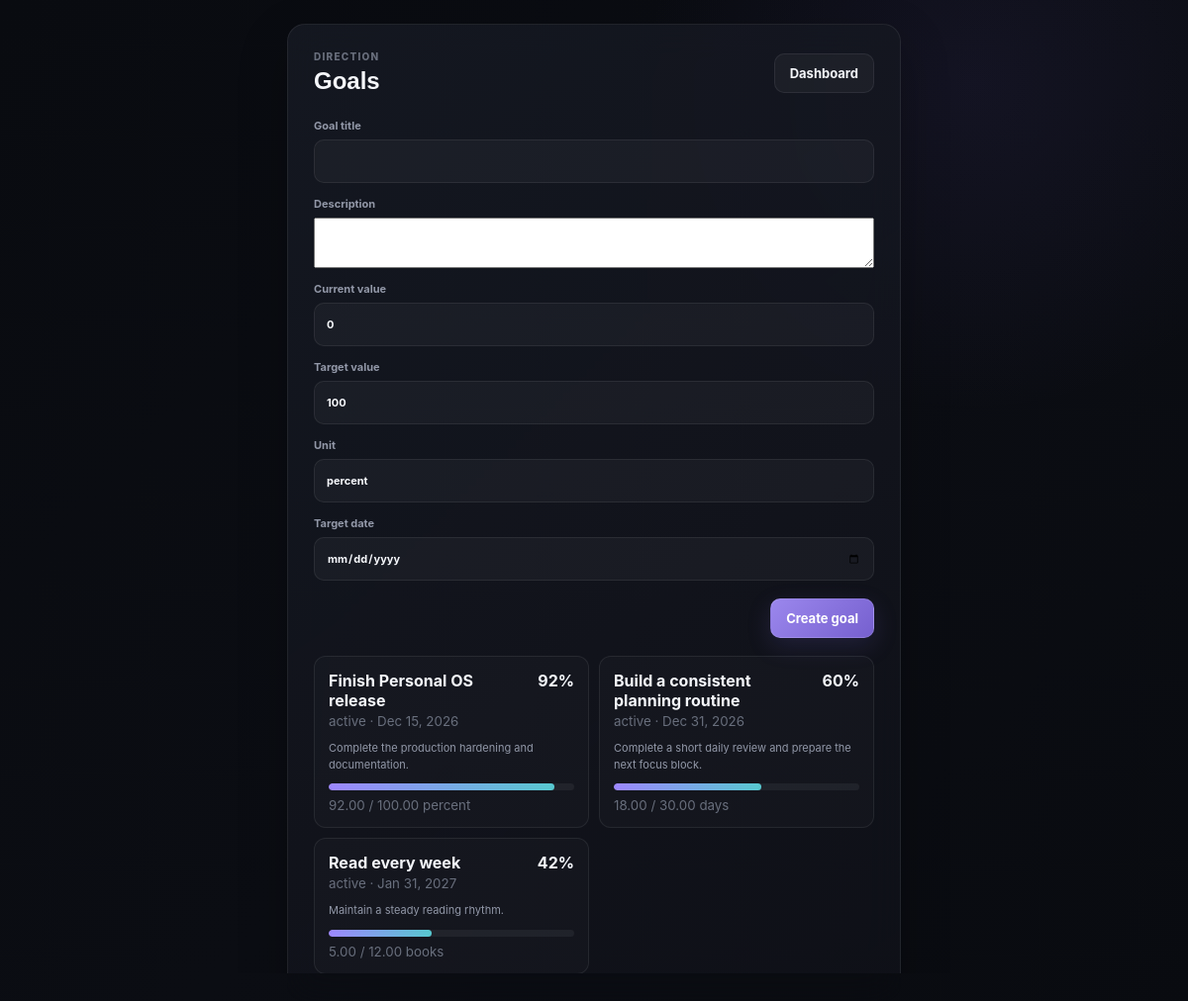
The page /goals.php (signed in) on the database its author committed.
### tables this page shows
CREATE TABLE goals (
  id BIGINT UNSIGNED NOT NULL AUTO_INCREMENT,
  user_id BIGINT UNSIGNED NOT NULL,
  title VARCHAR(180) NOT NULL,
  description TEXT NULL,
  target_value DECIMAL(12,2) NOT NULL DEFAULT 100,
  current_value DECIMAL(12,2) NOT NULL DEFAULT 0,
  unit VARCHAR(30) NOT NULL DEFAULT 'percent',
  target_date DATE NULL,
  status ENUM('active','completed','paused','archived') NOT NULL DEFAULT 'active',
  created_at TIMESTAMP NOT NULL DEFAULT CURRENT_TIMESTAMP,
  updated_at TIMESTAMP NOT NULL DEFAULT CURRENT_TIMESTAMP ON UPDATE CURRENT_TIMESTAMP,
  PRIMARY KEY (id),
  KEY idx_goals_user_status (user_id,status),
  CONSTRAINT fk_goals_user FOREIGN KEY (user_id) REFERENCES users(id) ON DELETE CASCADE ON UPDATE CASCADE
);

### includes/functions.php (called while the page is built, shortened)
<?php
function getGoals(PDO $pdo, int $userId = 1): array
{
    $statement = $pdo->prepare(
        'SELECT id,title,description,target_value,current_value,unit,target_date,status,created_at
         FROM goals WHERE user_id=:user_id AND status!="archived"
         ORDER BY FIELD(status,"active","paused","completed"), target_date IS NULL, target_date ASC'
    );
    $statement->execute(['user_id' => $userId]);
    return $statement->fetchAll();
}

### goals.php (the view, shortened to what this page needs)
<?php
require_once __DIR__.'/includes/functions.php';
$pdo=Database::getInstance()->connection();
$uid=(int)$_SESSION['user_id'];
$goals=getGoals($pdo,$uid);
?>
<!doctype html><html lang="en"><head><meta charset="utf-8"><meta name="viewport" content="width=device-width,initial-scale=1"><title>Personal OS Goals</title><link rel="stylesheet" href="/personal-os/public/css/style.css"></head><body><main class="settings-shell"><section class="glass-panel settings-card"><div class="panel-heading"><div><p class="eyebrow">Direction</p><h1>Goals</h1></div><a class="secondary-button settings-back" href="/personal-os/">Dashboard</a></div>
<form class="settings-form" method="post"><input type="hidden" name="csrf_token" value="<?=htmlspecialchars(csrfToken())?>"><label>Goal title<input name="title" maxlength="180" required></label><label>Description<textarea name="description" rows="3"></textarea></label><label>Current value<input type="number" name="current_value" min="0" step="0.01" value="0"></label><label>Target value<input type="number" name="target_value" min="0.01" step="0.01" value="100"></label><label>Unit<input name="unit" maxlength="30" value="percent"></label><label>Target date<input type="date" name="target_date"></label><button class="primary-button" type="submit">Create goal</button></form>
<div class="goal-grid"><?php foreach($goals as $goal):$progress=$goal['target_value']>0?min(100,round(((float)$goal['current_value']/(float)$goal['target_value'])*100)):0;?><article class="goal-card" id="goal-<?= (int)$goal['id'] ?>"><div class="goal-card-heading"><div><strong><?=htmlspecialchars($goal['title'])?></strong><small><?=htmlspecialchars($goal['status'])?><?php if($goal['target_date']):?> · <?=htmlspecialchars(date('M j, Y',strtotime($goal['target_date'])))?><?php endif;?></small></div><strong><?= (int)$progress?>%</strong></div><p><?=htmlspecialchars($goal['description'])?></p><div class="bar-track"><i style="width:<?= (int)$progress?>%"></i></div><small><?=htmlspecialchars((string)$goal['current_value'])?> / <?=htmlspecialchars((string)$goal['target_value'])?> <?=htmlspecialchars($goal['unit'])?></small></article><?php endforeach;?></div></section></main></body></html>

### public/css/style.css (style rules this page uses)
:root { --bg: #090b10; --panel: rgba(20, 23, 32, 0.78); --panel-strong: rgba(24, 27, 38, 0.94); --border: rgba(255, 255, 255, 0.075); --border-bright: rgba(255, 255, 255, 0.13); --text: #f5f7fb; --muted: #9298a8; --muted-2: #696f7d; --violet: #9d87ff; --violet-strong: #7c64ed; --cyan: #57c8cf; --amber: #e9b86c; --rose: #d98ba3; --green: #69caa1; --danger: #ef7b86; --sidebar-width: 238px; --radius: 18px; --shadow: 0 18px 50px rgba(0, 0, 0, 0.24); }
* { box-sizing: border-box; }
html { scroll-behavior: smooth; }
body { margin: 0; min-height: 100vh; overflow-x: hidden; background: radial-gradient(circle at 82% 8%, rgba(111, 88, 198, 0.09), transparent 21rem), linear-gradient(135deg, #090b10 0%, #0b0d13 54%, #090b10 100%); color: var(--text); font-family: Inter, "Segoe UI", Arial, sans-serif; -webkit-font-smoothing: antialiased; }
button, input, select { font: inherit; }
button, a { -webkit-tap-highlight-color: transparent; }
button { cursor: pointer; }
.eyebrow { margin: 0; color: var(--muted-2); font-size: 10px; font-weight: 800; letter-spacing: 1.25px; text-transform: uppercase; }
.primary-button, .secondary-button { height: 40px; border-radius: 10px; padding: 0 15px; font-size: 13px; font-weight: 750; transition: 180ms ease; }
.primary-button { border: 1px solid rgba(255,255,255,.11); background: linear-gradient(135deg, #9b87ed, #7660cf); color: white; box-shadow: 0 8px 24px rgba(116, 95, 201, .18); }
.secondary-button { border: 1px solid var(--border); background: rgba(255,255,255,.04); color: var(--text); }
.glass-panel { border: 1px solid var(--border); border-radius: var(--radius); background: linear-gradient(145deg, rgba(23,26,36,.82), rgba(16,18,26,.78)); box-shadow: var(--shadow); backdrop-filter: blur(18px); }
.glass-panel { transition: border-color 180ms ease, transform 180ms ease, box-shadow 180ms ease; }
.panel-heading { display: flex; align-items: center; justify-content: space-between; }
.settings-shell { min-height: 100vh; display: grid; place-items: center; padding: 24px; }
.settings-card { width: min(620px, 100%); padding: 26px; }
.settings-card h1 { margin: 5px 0 0; font: 800 24px "Manrope", sans-serif; }
.settings-back { display: inline-grid; place-items: center; text-decoration: none; }
.settings-form { display: grid; gap: 14px; margin-top: 24px; }
.settings-form label { display: grid; gap: 7px; color: var(--muted); font-size: 11px; font-weight: 700; }
.settings-form input, .settings-form select { width: 100%; height: 44px; border: 1px solid var(--border); border-radius: 10px; outline: none; background: rgba(255,255,255,.035); color: var(--text); padding: 0 12px; }
.settings-form .primary-button { justify-self: end; margin-top: 4px; }
.bar-track { height: 7px; overflow: hidden; border-radius: 10px; background: rgba(255,255,255,.055); }
.bar-track i { display: block; height: 100%; border-radius: inherit; background: linear-gradient(90deg,var(--violet),var(--cyan)); }
.goal-grid { display: grid; grid-template-columns: repeat(2,minmax(0,1fr)); gap: 10px; margin-top: 18px; }
.goal-card { border: 1px solid var(--border); border-radius: 12px; background: rgba(255,255,255,.018); padding: 14px; }
.goal-card-heading { display:flex; justify-content:space-between; align-items:flex-start; gap:10px; }
.goal-card-heading div { display:flex; flex-direction:column; }
.goal-card-heading small { color:var(--muted-2); margin-top:3px; }
.goal-card p { color:var(--muted); font-size:11px; line-height:1.5; }
.goal-card > small { display:block; color:var(--muted-2); margin-top:7px; }

### rows shown on the page
goals: title "Finish Personal OS release", status "active", target_date "Dec 15, 2026", progress "92", description "Complete the production hardening and documentation.", current_value "92.00", target_value "100.00", unit "percent"
goals: title "Build a consistent planning routine", status "active", target_date "Dec 31, 2026", progress "60", description "Complete a short daily review and prepare the next focus block.", current_value "18.00", target_value "30.00", unit "days"
goals: title "Read every week", status "active", target_date "Jan 31, 2027", progress "42", description "Maintain a steady reading rhythm.", current_value "5.00", target_value "12.00", unit "books"
